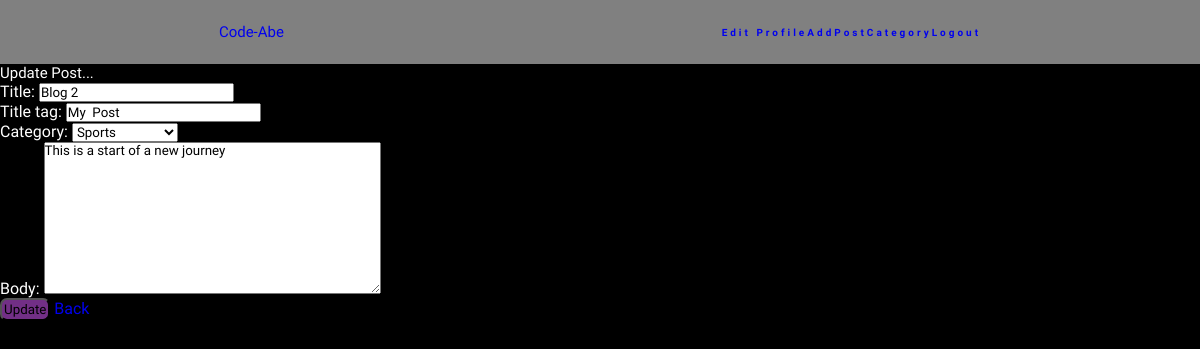
/article/edit/3 (signed in), run on an earlier commit of the app's database.
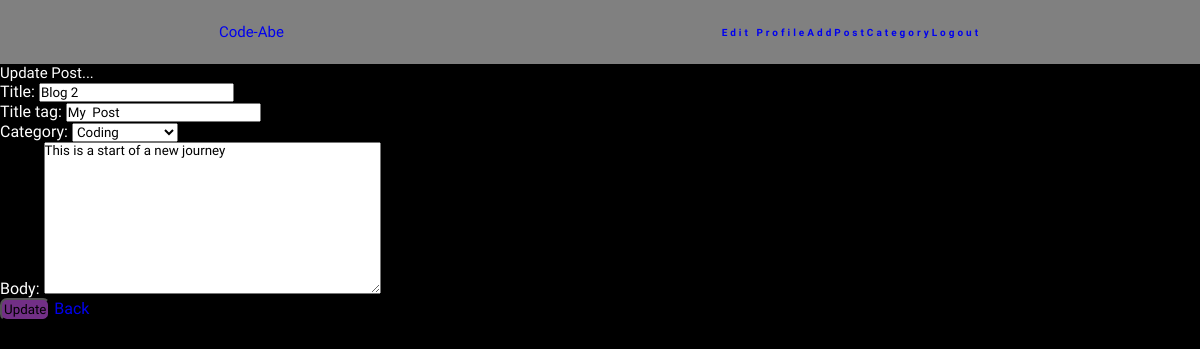
And on a later commit of the database.
### myblog/models.py (models this page shows, shortened)
class Post(models.Model):
    title = models.CharField(max_length=255)
    title_tag = models.CharField(max_length=255, default="My Blog Post")
    author = models.ForeignKey(User, on_delete=models.CASCADE)
    body = RichTextField(blank=True,null=True)
    post_date = models.DateField(auto_now_add=True)
    category = models.CharField(max_length=255, default="Coding")
    likes = models.ManyToManyField(User, related_name="blog_post")

### myblog/views.py (the view)
# urls.py: path("article/edit/<int:pk>", Update_PostView.as_view(), name="update_post"),
class Update_PostView(UpdateView):
    model = Post
    form_class = PostForm
    template_name = 'update_post.html'

### myblog/forms.py
class PostForm(forms.ModelForm):
    class Meta:
        model = Post
        fields = ("title", "title_tag", "author","category", "body")
        widgets = {
            'category': forms.Select(choices=choice_list),
            "author": forms.TextInput(attrs={'id': 'author', 'value': '', 'type': 'hidden'})
        }

### myblog/templates/update_post.html (shortened to what this page needs)
{% extends 'base.html' %} {% block title %}Update A Post{% endblock %}
{% block body %}
<div class="container">
    {% if user.is_authenticated %}
      {% if user.id == post.author.id %}
    <form method="POST">
      <h1>Update Post...</h1>
        {{ form.as_p }}
        <button>Update</button>
        <a href="{% url 'home' %}">Back</a>
      {% endif %}
    {% endif %}
</div>
{% endblock %}

What changed in the data, as far as the page shows it:
changed Post "Blog 2": category "Sports" → "Coding"
